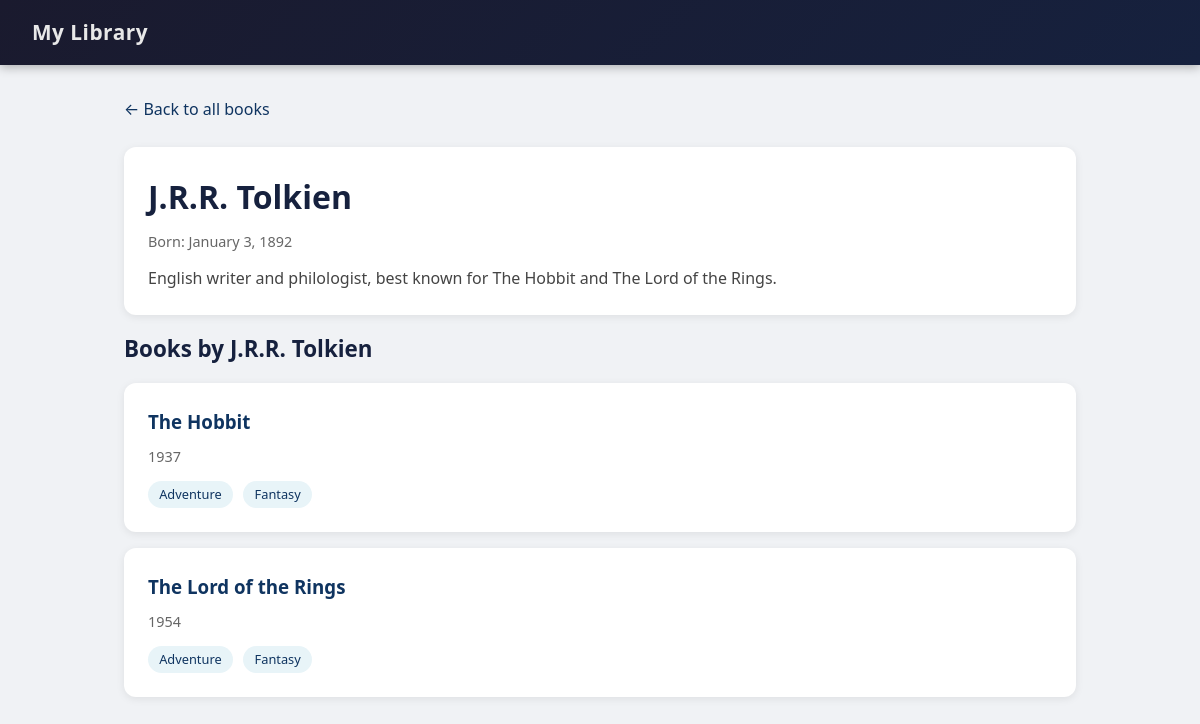
Page /author/1/ on the committed database.
### library/models.py (models this page shows, shortened)
class Author(models.Model):
    first_name = models.CharField(max_length=100)
    last_name = models.CharField(max_length=100)
    birth_date = models.DateField(blank=True, null=True)
    bio = models.TextField(blank=True)
    class Meta:
        ordering = ['last_name', 'first_name']
    def __str__(self):
        return f"{self.first_name} {self.last_name}"

class Book(models.Model):
    title = models.CharField(max_length=200)
    author = models.ForeignKey(Author, on_delete=models.CASCADE, related_name='books')
    genre = models.ManyToManyField(Genre, blank=True, related_name='books')
    published_date = models.DateField(blank=True, null=True)
    isbn = models.CharField('ISBN', max_length=13, blank=True)
    summary = models.TextField(blank=True)
    available = models.BooleanField(default=True)
    created_at = models.DateTimeField(auto_now_add=True)
    class Meta:
        ordering = ['title']

class Genre(models.Model):
    name = models.CharField(max_length=100, unique=True)
    class Meta:
        ordering = ['name']

### library/views.py (the view)
# urls.py: path('author/<int:pk>/', views.author_detail, name='author_detail'),
def author_detail(request, pk):
    author = get_object_or_404(Author, pk=pk)
    books = author.books.prefetch_related('genre')
    return render(request, 'library/author_detail.html', {
        'author': author,
        'books': books,
    })

### library/templates/library/author_detail.html (shortened to what this page needs)
{% extends "library/base.html" %}
{% block content %}
<a href="{% url 'library:home' %}" class="back-link">&larr; Back to all books</a>
<div class="card">
    <h1 class="detail-header">{{ author }}</h1>
    {% if author.birth_date %}
    <p class="meta">Born: {{ author.birth_date|date:"F j, Y" }}</p>
    {% endif %}
    {% if author.bio %}
    <p class="summary">{{ author.bio }}</p>
    {% endif %}
</div>
<h2>Books by {{ author }}</h2>
{% for book in books %}
<div class="card">
    <h3><a href="{% url 'library:book_detail' book.pk %}">{{ book.title }}</a></h3>
    <p class="meta">
        {% if book.published_date %}{{ book.published_date|date:"Y" }}{% endif %}
    </p>
    <div>
        {% for genre in book.genre.all %}
        <span class="badge">{{ genre.name }}</span>
        {% endfor %}
    </div>
</div>
{% empty %}
<div class="card"><p>No books by this author yet.</p></div>
{% endfor %}
{% endblock %}

### library/templates/library/base.html (style rules this page uses)
*, *::before, *::after { box-sizing: border-box; margin: 0; padding: 0; }
body { font-family: 'Segoe UI', system-ui, -apple-system, sans-serif; background: #f0f2f5; color: #1a1a2e; line-height: 1.6; }
h1 { font-size: 2rem; margin-bottom: 1.5rem; color: #16213e; }
h2 { font-size: 1.4rem; margin-bottom: 1rem; color: #16213e; }
.card { background: #fff; border-radius: 12px; padding: 1.5rem; margin-bottom: 1rem; box-shadow: 0 2px 8px rgba(0,0,0,0.08); transition: transform 0.15s, box-shadow 0.15s; }
.card h3 { margin-bottom: 0.5rem; }
.card h3 a { color: #0f3460; text-decoration: none; }
.meta { color: #666; font-size: 0.9rem; margin-bottom: 0.5rem; }
.badge { display: inline-block; background: #e8f4f8; color: #0f3460; padding: 0.2rem 0.7rem; border-radius: 20px; font-size: 0.8rem; margin-right: 0.4rem; margin-top: 0.3rem; }
.back-link { display: inline-block; margin-bottom: 1.5rem; color: #0f3460; text-decoration: none; }
.summary { color: #444; margin-top: 0.8rem; }
.detail-header { margin-bottom: 0.5rem; }

### rows in the picture
Author: first_name+last_name "J.R.R. Tolkien", birth_date "January 3, 1892", bio "English writer and philologist, best known for The Hobbit and The Lord of the Rings."
Book: title "The Hobbit", published_date "1937"
Genre: name "Adventure"
Genre: name "Fantasy"
Book: title "The Lord of the Rings", published_date "1954"
